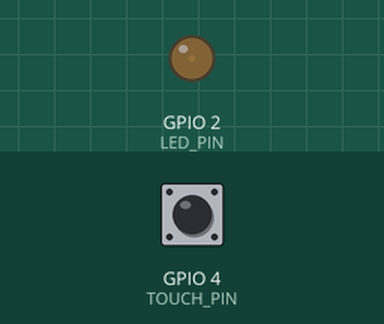
This sketch was run on a simulated ESP32. Parts: output pins drawn as LEDs (lit = HIGH). Inputs (shaded band) come from the test bench; at power-on: GPIO 4 (TOUCH_PIN) HIGH.

Above: at 0.05 s.
At 1.4 s:
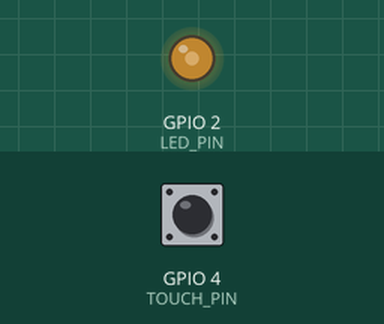
At 2.75 s:
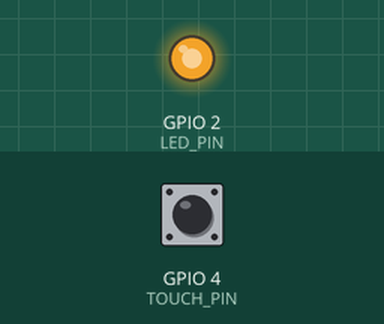
At 5.5 s:
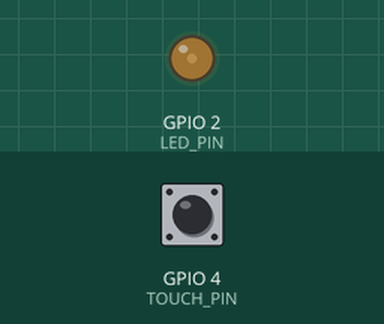
Timing chart, 0 to 8.0 s (numbered marks = the images above):
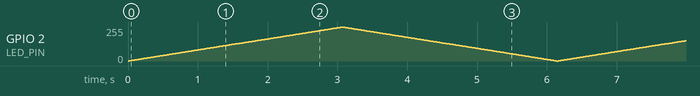

The sketch:

ex04.ino
```cpp
#define TOUCH_PIN 4
#define LED_PIN 2

const int freq = 5000;
const int ch = 0;
const int res = 8;

int mode = 1;
long lastTouch = 0;
bool lastT = false;

void setup() {
  ledcSetup(ch, freq, res);
  ledcAttachPin(LED_PIN, ch);
}

void loop() {
  int val = touchRead(TOUCH_PIN);
  bool t = (val < 30);

  if (t && !lastT && millis() - lastTouch > 200) {
    mode++;
    if (mode > 3) mode = 1;
    lastTouch = millis();
  }
  lastT = t;

  int d = mode == 1 ? 12 : mode == 2 ? 6 : 2;

  for (int i = 0; i <= 255; i++) {
    ledcWrite(ch, i);
    delay(d);
  }
  for (int i = 255; i >= 0; i--) {
    ledcWrite(ch, i);
    delay(d);
  }
}
```
